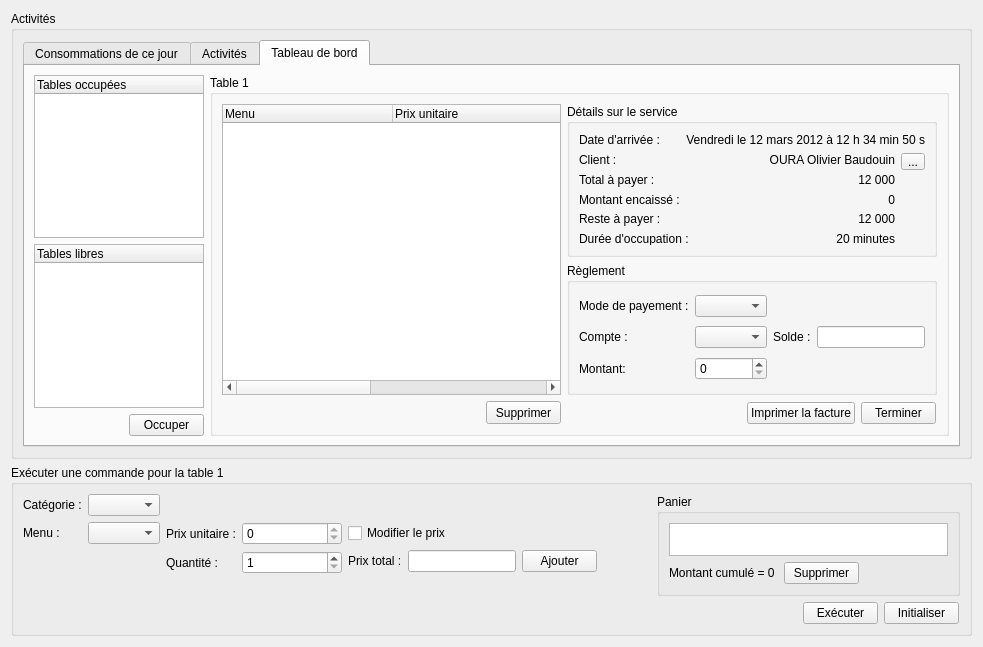
<?xml version="1.0" encoding="UTF-8"?>
<ui version="4.0">
 <class>MdiService</class>
 <widget class="QWidget" name="MdiService">
  <property name="geometry">
   <rect>
    <x>0</x>
    <y>0</y>
    <width>983</width>
    <height>647</height>
   </rect>
  </property>
  <property name="windowTitle">
   <string>Form</string>
  </property>
  <layout class="QGridLayout" name="gridLayout_7">
   <item row="0" column="0">
    <widget class="QGroupBox" name="groupBox">
     <property name="title">
      <string>Activités</string>
     </property>
     <layout class="QGridLayout" name="gridLayout">
      <item row="1" column="0">
       <widget class="QTabWidget" name="tabWidget">
        <property name="currentIndex">
         <number>2</number>
        </property>
        <widget class="QWidget" name="tab">
         <attribute name="title">
          <string>Consommations de ce jour</string>
         </attribute>
         <layout class="QGridLayout" name="gridLayout_2">
          <item row="0" column="0">
           <layout class="QFormLayout" name="formLayoutPeriode">
            <item row="0" column="0">
             <widget class="QRadioButton" name="rb_aujourdhui">
              <property name="text">
               <string>Aujourd'hui</string>
              </property>
             </widget>
            </item>
            <item row="0" column="1">
             <layout class="QFormLayout" name="formLayout_2">
              <item row="0" column="0">
               <widget class="QRadioButton" name="rb_periode">
                <property name="text">
                 <string>Periode allant de </string>
                </property>
               </widget>
              </item>
              <item row="0" column="1">
               <layout class="QFormLayout" name="formLayout">
                <item row="0" column="0">
                 <widget class="QSplitter" name="splitterDebut">
                  <property name="orientation">
                   <enum>Qt::Horizontal</enum>
                  </property>
                  <widget class="QSplitter" name="splitter">
                   <property name="orientation">
                    <enum>Qt::Horizontal</enum>
                   </property>
                   <widget class="QLineEdit" name="lineEditDebut">
                    <property name="maximumSize">
                     <size>
                      <width>150</width>
                      <height>150</height>
                     </size>
                    </property>
                    <property name="alignment">
                     <set>Qt::AlignRight|Qt::AlignTrailing|Qt::AlignVCenter</set>
                    </property>
                    <property name="readOnly">
                     <bool>true</bool>
                    </property>
                   </widget>
                   <widget class="QToolButton" name="btn_debut">
                    <property name="maximumSize">
                     <size>
                      <width>30</width>
                      <height>16777215</height>
                     </size>
                    </property>
                    <property name="text">
                     <string>...</string>
                    </property>
                   </widget>
                  </widget>
                  <widget class="QLabel" name="label">
                   <property name="text">
                    <string>à</string>
                   </property>
                  </widget>
                 </widget>
                </item>
                <item row="0" column="1">
                 <widget class="QSplitter" name="splitterFin">
                  <property name="orientation">
                   <enum>Qt::Horizontal</enum>
                  </property>
                  <widget class="QLineEdit" name="lineEditFin">
                   <property name="maximumSize">
                    <size>
                     <width>150</width>
                     <height>150</height>
                    </size>
                   </property>
                   <property name="alignment">
                    <set>Qt::AlignRight|Qt::AlignTrailing|Qt::AlignVCenter</set>
                   </property>
                   <property name="readOnly">
                    <bool>true</bool>
                   </property>
                  </widget>
                  <widget class="QToolButton" name="btn_fin">
                   <property name="maximumSize">
                    <size>
                     <width>30</width>
                     <height>16777215</height>
                    </size>
                   </property>
                   <property name="text">
                    <string>...</string>
                   </property>
                  </widget>
                 </widget>
                </item>
               </layout>
              </item>
             </layout>
            </item>
           </layout>
          </item>
          <item row="1" column="0" colspan="3">
           <widget class="QTableWidget" name="tableWidget">
            <property name="selectionMode">
             <enum>QAbstractItemView::SingleSelection</enum>
            </property>
            <property name="selectionBehavior">
             <enum>QAbstractItemView::SelectRows</enum>
            </property>
            <attribute name="horizontalHeaderDefaultSectionSize">
             <number>150</number>
            </attribute>
            <attribute name="verticalHeaderDefaultSectionSize">
             <number>25</number>
            </attribute>
            <attribute name="verticalHeaderDefaultSectionSize">
             <number>25</number>
            </attribute>
            <attribute name="horizontalHeaderDefaultSectionSize">
             <number>150</number>
            </attribute>
            <column>
             <property name="text">
              <string>Facture</string>
             </property>
            </column>
            <column>
             <property name="text">
              <string>Client</string>
             </property>
            </column>
            <column>
             <property name="text">
              <string>Date arrivée</string>
             </property>
            </column>
            <column>
             <property name="text">
              <string>Date départ</string>
             </property>
            </column>
            <column>
             <property name="text">
              <string>Durée</string>
             </property>
            </column>
            <column>
             <property name="text">
              <string>Total à payer</string>
             </property>
            </column>
            <column>
             <property name="text">
              <string>Montant encaissé</string>
             </property>
            </column>
            <column>
             <property name="text">
              <string>Montant restant</string>
             </property>
            </column>
            <column>
             <property name="text">
              <string>Matricule du caissier</string>
             </property>
            </column>
            <column>
             <property name="text">
              <string>IdRepasCResto</string>
             </property>
            </column>
           </widget>
          </item>
          <item row="2" column="0">
           <layout class="QFormLayout" name="formLayout_6">
            <item row="0" column="0">
             <layout class="QHBoxLayout" name="horizontalLayout">
              <item>
               <widget class="QLabel" name="label_6">
                <property name="text">
                 <string>Montant encaissé :</string>
                </property>
               </widget>
              </item>
              <item>
               <widget class="QLineEdit" name="lineEditMontantEncaisse">
                <property name="maximumSize">
                 <size>
                  <width>133</width>
                  <height>16777215</height>
                 </size>
                </property>
                <property name="alignment">
                 <set>Qt::AlignRight|Qt::AlignTrailing|Qt::AlignVCenter</set>
                </property>
                <property name="readOnly">
                 <bool>true</bool>
                </property>
               </widget>
              </item>
             </layout>
            </item>
            <item row="0" column="1">
             <layout class="QFormLayout" name="formLayout_10">
              <property name="fieldGrowthPolicy">
               <enum>QFormLayout::AllNonFixedFieldsGrow</enum>
              </property>
              <item row="0" column="0">
               <widget class="QLabel" name="label_8">
                <property name="maximumSize">
                 <size>
                  <width>85</width>
                  <height>16777215</height>
                 </size>
                </property>
                <property name="text">
                 <string>Montant restant :</string>
                </property>
               </widget>
              </item>
              <item row="0" column="1">
               <widget class="QLineEdit" name="lineEditMontantRestant">
                <property name="maximumSize">
                 <size>
                  <width>133</width>
                  <height>16777215</height>
                 </size>
                </property>
                <property name="alignment">
                 <set>Qt::AlignRight|Qt::AlignTrailing|Qt::AlignVCenter</set>
                </property>
                <property name="readOnly">
                 <bool>true</bool>
                </property>
               </widget>
              </item>
             </layout>
            </item>
           </layout>
          </item>
          <item row="2" column="2">
           <widget class="QPushButton" name="btn_details">
            <property name="maximumSize">
             <size>
              <width>75</width>
              <height>23</height>
             </size>
            </property>
            <property name="layoutDirection">
             <enum>Qt::RightToLeft</enum>
            </property>
            <property name="text">
             <string>Détails</string>
            </property>
           </widget>
          </item>
          <item row="2" column="1">
           <widget class="QPushButton" name="btn_imprimerFacture">
            <property name="maximumSize">
             <size>
              <width>75</width>
              <height>23</height>
             </size>
            </property>
            <property name="layoutDirection">
             <enum>Qt::RightToLeft</enum>
            </property>
            <property name="text">
             <string>Imprimer</string>
            </property>
           </widget>
          </item>
         </layout>
        </widget>
        <widget class="QWidget" name="tab_3">
         <attribute name="title">
          <string>Activités</string>
         </attribute>
         <layout class="QGridLayout" name="gridLayout_6">
          <item row="0" column="0" colspan="3">
           <widget class="QTableView" name="tableViewActivites">
            <property name="selectionMode">
             <enum>QAbstractItemView::SingleSelection</enum>
            </property>
            <property name="selectionBehavior">
             <enum>QAbstractItemView::SelectRows</enum>
            </property>
            <attribute name="horizontalHeaderDefaultSectionSize">
             <number>210</number>
            </attribute>
            <attribute name="verticalHeaderDefaultSectionSize">
             <number>25</number>
            </attribute>
            <attribute name="verticalHeaderDefaultSectionSize">
             <number>25</number>
            </attribute>
            <attribute name="horizontalHeaderDefaultSectionSize">
             <number>210</number>
            </attribute>
           </widget>
          </item>
          <item row="1" column="0">
           <layout class="QFormLayout" name="formLayout_3">
            <item row="0" column="0">
             <layout class="QHBoxLayout" name="horizontalLayout_2">
              <property name="rightMargin">
               <number>9</number>
              </property>
              <item>
               <widget class="QLabel" name="label_10">
                <property name="text">
                 <string>Montant total encaissé :</string>
                </property>
               </widget>
              </item>
              <item>
               <widget class="QLineEdit" name="lineEditMontantTotalEncaisse">
                <property name="maximumSize">
                 <size>
                  <width>133</width>
                  <height>16777215</height>
                 </size>
                </property>
                <property name="alignment">
                 <set>Qt::AlignRight|Qt::AlignTrailing|Qt::AlignVCenter</set>
                </property>
                <property name="readOnly">
                 <bool>true</bool>
                </property>
               </widget>
              </item>
             </layout>
            </item>
            <item row="0" column="1">
             <layout class="QFormLayout" name="formLayout_14">
              <property name="formAlignment">
               <set>Qt::AlignLeading|Qt::AlignLeft|Qt::AlignTop</set>
              </property>
              <property name="rightMargin">
               <number>9</number>
              </property>
              <item row="0" column="0">
               <widget class="QLabel" name="label_13">
                <property name="text">
                 <string>Montant total retiré :</string>
                </property>
               </widget>
              </item>
              <item row="0" column="1">
               <widget class="QLineEdit" name="lineEditMontantTotalRetire">
                <property name="maximumSize">
                 <size>
                  <width>133</width>
                  <height>16777215</height>
                 </size>
                </property>
                <property name="alignment">
                 <set>Qt::AlignRight|Qt::AlignTrailing|Qt::AlignVCenter</set>
                </property>
                <property name="readOnly">
                 <bool>true</bool>
                </property>
               </widget>
              </item>
             </layout>
            </item>
           </layout>
          </item>
          <item row="1" column="1">
           <widget class="QPushButton" name="btn_imprimerRecu">
            <property name="maximumSize">
             <size>
              <width>75</width>
              <height>16777215</height>
             </size>
            </property>
            <property name="text">
             <string>Imprimer</string>
            </property>
           </widget>
          </item>
          <item row="1" column="2">
           <widget class="QPushButton" name="btn_cloturer">
            <property name="maximumSize">
             <size>
              <width>75</width>
              <height>16777215</height>
             </size>
            </property>
            <property name="text">
             <string>Clôturer </string>
            </property>
           </widget>
          </item>
         </layout>
        </widget>
        <widget class="QWidget" name="tab_2">
         <attribute name="title">
          <string>Tableau de bord</string>
         </attribute>
         <layout class="QGridLayout" name="gridLayout_8">
          <item row="0" column="0">
           <widget class="QTreeWidget" name="treeWidgetTablesOccupees">
            <property name="maximumSize">
             <size>
              <width>170</width>
              <height>16777215</height>
             </size>
            </property>
            <column>
             <property name="text">
              <string>Tables occupées</string>
             </property>
            </column>
           </widget>
          </item>
          <item row="0" column="1" rowspan="3">
           <widget class="QGroupBox" name="groupBoxTable">
            <property name="title">
             <string>Table 1</string>
            </property>
            <layout class="QGridLayout" name="gridLayout_9">
             <item row="0" column="0" rowspan="2">
              <widget class="QTreeWidget" name="treeWidgetConsommations">
               <property name="uniformRowHeights">
                <bool>false</bool>
               </property>
               <attribute name="headerDefaultSectionSize">
                <number>170</number>
               </attribute>
               <attribute name="headerMinimumSectionSize">
                <number>100</number>
               </attribute>
               <attribute name="headerStretchLastSection">
                <bool>false</bool>
               </attribute>
               <attribute name="headerDefaultSectionSize">
                <number>170</number>
               </attribute>
               <attribute name="headerMinimumSectionSize">
                <number>100</number>
               </attribute>
               <attribute name="headerStretchLastSection">
                <bool>false</bool>
               </attribute>
               <column>
                <property name="text">
                 <string>Menu</string>
                </property>
               </column>
               <column>
                <property name="text">
                 <string>Prix unitaire</string>
                </property>
               </column>
               <column>
                <property name="text">
                 <string>Quantité</string>
                </property>
               </column>
               <column>
                <property name="text">
                 <string>Prix total</string>
                </property>
               </column>
               <column>
                <property name="text">
                 <string>idConsoRepas</string>
                </property>
               </column>
              </widget>
             </item>
             <item row="0" column="1">
              <widget class="QGroupBox" name="groupBox_3">
               <property name="maximumSize">
                <size>
                 <width>375</width>
                 <height>153</height>
                </size>
               </property>
               <property name="title">
                <string>Détails sur le service</string>
               </property>
               <layout class="QGridLayout" name="gridLayout_4">
                <item row="0" column="0">
                 <widget class="QLabel" name="label_18">
                  <property name="text">
                   <string>Date d'arrivée :</string>
                  </property>
                 </widget>
                </item>
                <item row="0" column="1" colspan="2">
                 <widget class="QLabel" name="labelDateArrivee">
                  <property name="text">
                   <string>Vendredi le 12 mars 2012 à 12 h 34 min 50 s</string>
                  </property>
                  <property name="alignment">
                   <set>Qt::AlignRight|Qt::AlignTrailing|Qt::AlignVCenter</set>
                  </property>
                 </widget>
                </item>
                <item row="1" column="0" colspan="2">
                 <layout class="QVBoxLayout" name="verticalLayout_3">
                  <item>
                   <widget class="QLabel" name="label_20">
                    <property name="text">
                     <string>Client :</string>
                    </property>
                   </widget>
                  </item>
                  <item>
                   <widget class="QLabel" name="label_21">
                    <property name="text">
                     <string>Total à payer :</string>
                    </property>
                   </widget>
                  </item>
                  <item>
                   <widget class="QLabel" name="label_24">
                    <property name="text">
                     <string>Montant encaissé :</string>
                    </property>
                   </widget>
                  </item>
                  <item>
                   <widget class="QLabel" name="label_22">
                    <property name="text">
                     <string>Reste à payer :</string>
                    </property>
                   </widget>
                  </item>
                  <item>
                   <widget class="QLabel" name="label_23">
                    <property name="text">
                     <string>Durée d'occupation :</string>
                    </property>
                   </widget>
                  </item>
                 </layout>
                </item>
                <item row="1" column="2">
                 <layout class="QFormLayout" name="formLayout_5">
                  <item row="0" column="0">
                   <layout class="QVBoxLayout" name="verticalLayout_4">
                    <item>
                     <widget class="QLabel" name="labelClient">
                      <property name="text">
                       <string>OURA Olivier Baudouin</string>
                      </property>
                      <property name="alignment">
                       <set>Qt::AlignRight|Qt::AlignTrailing|Qt::AlignVCenter</set>
                      </property>
                     </widget>
                    </item>
                    <item>
                     <widget class="QLabel" name="labelTotalAPayer">
                      <property name="text">
                       <string>12 000</string>
                      </property>
                      <property name="alignment">
                       <set>Qt::AlignRight|Qt::AlignTrailing|Qt::AlignVCenter</set>
                      </property>
                     </widget>
                    </item>
                    <item>
                     <widget class="QLabel" name="labelMontantEncaisse">
                      <property name="text">
                       <string>0</string>
                      </property>
                      <property name="alignment">
                       <set>Qt::AlignRight|Qt::AlignTrailing|Qt::AlignVCenter</set>
                      </property>
                     </widget>
                    </item>
                    <item>
                     <widget class="QLabel" name="labelResteAPayer">
                      <property name="text">
                       <string>12 000</string>
                      </property>
                      <property name="alignment">
                       <set>Qt::AlignRight|Qt::AlignTrailing|Qt::AlignVCenter</set>
                      </property>
                     </widget>
                    </item>
                    <item>
                     <widget class="QLabel" name="labelDureeOccupation">
                      <property name="text">
                       <string>20 minutes</string>
                      </property>
                      <property name="alignment">
                       <set>Qt::AlignRight|Qt::AlignTrailing|Qt::AlignVCenter</set>
                      </property>
                     </widget>
                    </item>
                   </layout>
                  </item>
                  <item row="0" column="1">
                   <widget class="QToolButton" name="btn_identifierClient">
                    <property name="maximumSize">
                     <size>
                      <width>25</width>
                      <height>17</height>
                     </size>
                    </property>
                    <property name="text">
                     <string>...</string>
                    </property>
                   </widget>
                  </item>
                 </layout>
                </item>
               </layout>
              </widget>
             </item>
             <item row="1" column="1">
              <widget class="QGroupBox" name="groupBox_2">
               <property name="maximumSize">
                <size>
                 <width>375</width>
                 <height>150</height>
                </size>
               </property>
               <property name="title">
                <string>Règlement</string>
               </property>
               <layout class="QGridLayout" name="gridLayout_5">
                <item row="0" column="0">
                 <widget class="QLabel" name="label_11">
                  <property name="text">
                   <string>Mode de payement :</string>
                  </property>
                 </widget>
                </item>
                <item row="0" column="1">
                 <widget class="QComboBox" name="comboBoxModeDePaye">
                  <property name="sizeAdjustPolicy">
                   <enum>QComboBox::AdjustToContents</enum>
                  </property>
                 </widget>
                </item>
                <item row="1" column="0">
                 <widget class="QLabel" name="label_7">
                  <property name="text">
                   <string>Compte :</string>
                  </property>
                 </widget>
                </item>
                <item row="1" column="1">
                 <widget class="QComboBox" name="comboBoxCompteClient">
                  <property name="sizeAdjustPolicy">
                   <enum>QComboBox::AdjustToContents</enum>
                  </property>
                 </widget>
                </item>
                <item row="1" column="2">
                 <layout class="QFormLayout" name="formLayout_12">
                  <item row="0" column="0">
                   <widget class="QLabel" name="label_9">
                    <property name="text">
                     <string>Solde :</string>
                    </property>
                   </widget>
                  </item>
                  <item row="0" column="1">
                   <widget class="QLineEdit" name="lineEditSolde">
                    <property name="alignment">
                     <set>Qt::AlignRight|Qt::AlignTrailing|Qt::AlignVCenter</set>
                    </property>
                    <property name="readOnly">
                     <bool>true</bool>
                    </property>
                   </widget>
                  </item>
                 </layout>
                </item>
                <item row="2" column="0">
                 <widget class="QLabel" name="label_28">
                  <property name="text">
                   <string>Montant:</string>
                  </property>
                 </widget>
                </item>
                <item row="2" column="1">
                 <widget class="QSpinBox" name="spinBoxEncaissement">
                  <property name="maximumSize">
                   <size>
                    <width>120</width>
                    <height>16777215</height>
                   </size>
                  </property>
                  <property name="singleStep">
                   <number>500</number>
                  </property>
                 </widget>
                </item>
               </layout>
              </widget>
             </item>
             <item row="2" column="0">
              <widget class="QPushButton" name="btn_supprimerMenu">
               <property name="maximumSize">
                <size>
                 <width>75</width>
                 <height>23</height>
                </size>
               </property>
               <property name="layoutDirection">
                <enum>Qt::RightToLeft</enum>
               </property>
               <property name="text">
                <string>Supprimer</string>
               </property>
              </widget>
             </item>
             <item row="2" column="1">
              <layout class="QFormLayout" name="formLayout_19">
               <property name="fieldGrowthPolicy">
                <enum>QFormLayout::AllNonFixedFieldsGrow</enum>
               </property>
               <property name="formAlignment">
                <set>Qt::AlignBottom|Qt::AlignRight|Qt::AlignTrailing</set>
               </property>
               <property name="rightMargin">
                <number>7</number>
               </property>
               <item row="0" column="0">
                <widget class="QPushButton" name="btn_imprimer_tab_bord">
                 <property name="maximumSize">
                  <size>
                   <width>130</width>
                   <height>23</height>
                  </size>
                 </property>
                 <property name="layoutDirection">
                  <enum>Qt::RightToLeft</enum>
                 </property>
                 <property name="text">
                  <string>Imprimer la facture</string>
                 </property>
                </widget>
               </item>
               <item row="0" column="1">
                <widget class="QPushButton" name="btn_terminer">
                 <property name="maximumSize">
                  <size>
                   <width>75</width>
                   <height>23</height>
                  </size>
                 </property>
                 <property name="layoutDirection">
                  <enum>Qt::RightToLeft</enum>
                 </property>
                 <property name="text">
                  <string>Terminer</string>
                 </property>
                </widget>
               </item>
              </layout>
             </item>
            </layout>
           </widget>
          </item>
          <item row="1" column="0">
           <widget class="QTreeWidget" name="treeWidgetTablesLibres">
            <property name="maximumSize">
             <size>
              <width>170</width>
              <height>16777215</height>
             </size>
            </property>
            <column>
             <property name="text">
              <string>Tables libres</string>
             </property>
            </column>
           </widget>
          </item>
          <item row="2" column="0">
           <widget class="QPushButton" name="btn_occuper">
            <property name="maximumSize">
             <size>
              <width>75</width>
              <height>23</height>
             </size>
            </property>
            <property name="layoutDirection">
             <enum>Qt::RightToLeft</enum>
            </property>
            <property name="text">
             <string>Occuper</string>
            </property>
           </widget>
          </item>
         </layout>
        </widget>
       </widget>
      </item>
     </layout>
    </widget>
   </item>
   <item row="1" column="0">
    <widget class="QGroupBox" name="groupBoxEnreg">
     <property name="maximumSize">
      <size>
       <width>16777215</width>
       <height>171</height>
      </size>
     </property>
     <property name="title">
      <string>Exécuter une commande pour la table 1</string>
     </property>
     <layout class="QGridLayout" name="gridLayout_10">
      <item row="0" column="0">
       <widget class="QLabel" name="label_12">
        <property name="text">
         <string>Catégorie :</string>
        </property>
       </widget>
      </item>
      <item row="0" column="1">
       <widget class="QComboBox" name="comboBoxCategorie"/>
      </item>
      <item row="0" column="4" rowspan="3">
       <widget class="QGroupBox" name="groupBox_6">
        <property name="title">
         <string>Panier</string>
        </property>
        <layout class="QGridLayout" name="gridLayout_3">
         <item row="0" column="0">
          <widget class="QListWidget" name="listWidget">
           <property name="selectionBehavior">
            <enum>QAbstractItemView::SelectRows</enum>
           </property>
          </widget>
         </item>
         <item row="1" column="0">
          <layout class="QFormLayout" name="formLayout_13">
           <item row="0" column="0">
            <widget class="QLabel" name="labelCumul">
             <property name="text">
              <string>Montant cumulé = 0 </string>
             </property>
            </widget>
           </item>
           <item row="0" column="1">
            <widget class="QPushButton" name="btn_supprimer">
             <property name="maximumSize">
              <size>
               <width>75</width>
               <height>23</height>
              </size>
             </property>
             <property name="layoutDirection">
              <enum>Qt::RightToLeft</enum>
             </property>
             <property name="text">
              <string>Supprimer</string>
             </property>
            </widget>
           </item>
          </layout>
         </item>
        </layout>
       </widget>
      </item>
      <item row="1" column="0">
       <widget class="QLabel" name="label_2">
        <property name="text">
         <string>Menu :</string>
        </property>
       </widget>
      </item>
      <item row="1" column="1">
       <widget class="QComboBox" name="comboBoxMenu">
        <property name="sizeAdjustPolicy">
         <enum>QComboBox::AdjustToContents</enum>
        </property>
       </widget>
      </item>
      <item row="1" column="2" rowspan="2">
       <layout class="QFormLayout" name="formLayout_4">
        <item row="0" column="0">
         <layout class="QVBoxLayout" name="verticalLayout">
          <item>
           <widget class="QLabel" name="label_3">
            <property name="text">
             <string>Prix unitaire :</string>
            </property>
           </widget>
          </item>
          <item>
           <widget class="QLabel" name="label_4">
            <property name="text">
             <string>Quantité :</string>
            </property>
           </widget>
          </item>
         </layout>
        </item>
        <item row="0" column="1">
         <layout class="QVBoxLayout" name="verticalLayout_2">
          <item>
           <widget class="QSpinBox" name="spinBoxPrixUnitaire">
            <property name="minimumSize">
             <size>
              <width>100</width>
              <height>0</height>
             </size>
            </property>
            <property name="maximumSize">
             <size>
              <width>100</width>
              <height>16777215</height>
             </size>
            </property>
            <property name="maximum">
             <number>0</number>
            </property>
            <property name="singleStep">
             <number>500</number>
            </property>
           </widget>
          </item>
          <item>
           <widget class="QSpinBox" name="spinBoxQuantite">
            <property name="maximumSize">
             <size>
              <width>150</width>
              <height>16777215</height>
             </size>
            </property>
            <property name="minimum">
             <number>1</number>
            </property>
           </widget>
          </item>
         </layout>
        </item>
       </layout>
      </item>
      <item row="1" column="3">
       <widget class="QCheckBox" name="checkBoxModifierPrix">
        <property name="text">
         <string>Modifier le prix</string>
        </property>
       </widget>
      </item>
      <item row="2" column="3">
       <layout class="QFormLayout" name="formLayout_11">
        <item row="0" column="0">
         <layout class="QFormLayout" name="formLayout_8">
          <property name="formAlignment">
           <set>Qt::AlignLeading|Qt::AlignLeft|Qt::AlignTop</set>
          </property>
          <property name="rightMargin">
           <number>0</number>
          </property>
          <item row="0" column="1">
           <widget class="QLineEdit" name="lineEditPrixTotal">
            <property name="maximumSize">
             <size>
              <width>133</width>
              <height>16777215</height>
             </size>
            </property>
            <property name="alignment">
             <set>Qt::AlignRight|Qt::AlignTrailing|Qt::AlignVCenter</set>
            </property>
            <property name="readOnly">
             <bool>true</bool>
            </property>
           </widget>
          </item>
          <item row="0" column="0">
           <widget class="QLabel" name="label_5">
            <property name="text">
             <string>Prix total :</string>
            </property>
           </widget>
          </item>
         </layout>
        </item>
        <item row="0" column="1">
         <widget class="QPushButton" name="btn_ajouter">
          <property name="maximumSize">
           <size>
            <width>75</width>
            <height>23</height>
           </size>
          </property>
          <property name="text">
           <string>Ajouter</string>
          </property>
         </widget>
        </item>
       </layout>
      </item>
      <item row="3" column="4">
       <layout class="QFormLayout" name="formLayout_7">
        <property name="formAlignment">
         <set>Qt::AlignRight|Qt::AlignTop|Qt::AlignTrailing</set>
        </property>
        <property name="rightMargin">
         <number>7</number>
        </property>
        <item row="0" column="0">
         <widget class="QPushButton" name="btn_enregistrer">
          <property name="maximumSize">
           <size>
            <width>75</width>
            <height>23</height>
           </size>
          </property>
          <property name="text">
           <string>Exécuter</string>
          </property>
         </widget>
        </item>
        <item row="0" column="1">
         <widget class="QPushButton" name="btn_initialiser">
          <property name="maximumSize">
           <size>
            <width>75</width>
            <height>23</height>
           </size>
          </property>
          <property name="text">
           <string>Initialiser</string>
          </property>
         </widget>
        </item>
       </layout>
      </item>
     </layout>
    </widget>
   </item>
  </layout>
 </widget>
 <resources/>
 <connections/>
</ui>
